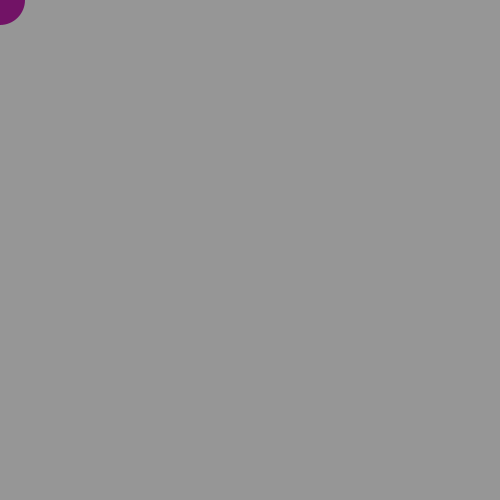
Frame 1 (no input)
Frame 60 (the mouse pressed at the canvas centre just before this capture): identical to frame 1, image omitted
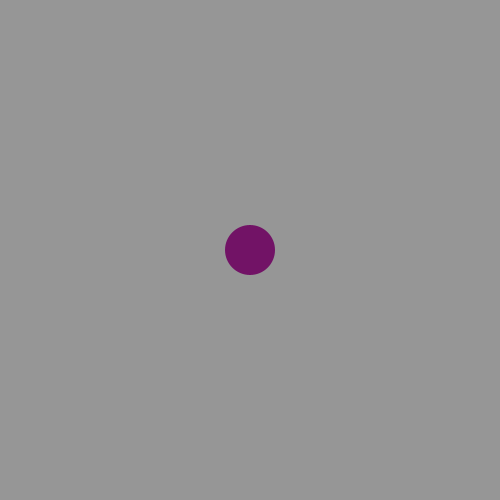
Frame 120 (the mouse held since frame 60 and released just before this capture)

The Processing sketch that drew these frames (run headless with seeded random() and noise(); from frame 60 on, the mouse is pressed at the canvas centre):

// Processing sketch: victors08t00
// ── victors08t00.pde
int[] numeros = new int[4]; // Crea un espacio en la memoria
int en;
int[] colores = new color[4]; // Crea un espacio en la memoria para los cuatro colores.
int ec;

void setup() {
  size(500, 500);
  noFill();
  noCursor();
  numeros[0]=50;
  numeros[1]=60;
  numeros[2]=70;
  numeros[3]=80;

  colores[0]= color(114, 19, 102); // morado
  colores[1]= color(234, 160, 13); // dorado
  colores[2]= color(0, 0, 0); // negro
  colores[3]= color(255, 255, 255);// blanco
}
void draw() {
  background(150);

  noStroke();
  fill(colores[ec]);
  
  ellipse(mouseX, mouseY, numeros[en], numeros[en]);
  // ellipse(height/2, width/2, numeros[en], numeros[en]); Ejercicio simple
  //EJEMPLO EN CLASES for (int i = 0; i < numeros.length; i++) { 
  //  ellipse(height/2, width/2, numeros[i], numeros[i]);
  //}
}

void keyPressed() {
  en = (int)random(numeros.length);
  ec = (int)random(colores.length);
}
